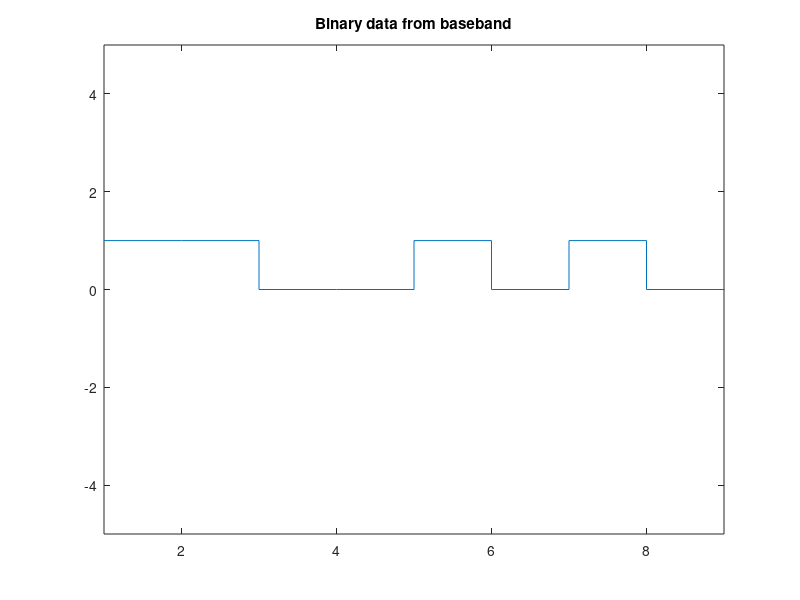
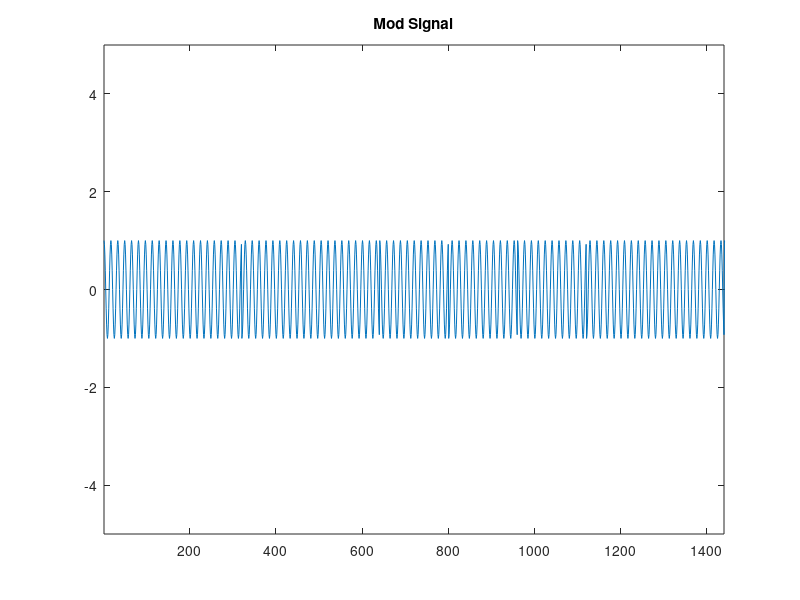

Write MATLAB code to recreate these figures, in order. (Note: this script raises an error after producing the figures.)
%% Phase 2: Modulation for communication
clc; close all; clear workspace;

%Generated baseband data
N_bits = 1024;

%Let the carrier frequency be 10 KHz
Fc = 10000;

%carrier signal is 16 times oversampled
Fs = Fc * 16;

%consider the baseband data rate as 1 kbps
baseband_dataRate = 1000;
SamplePerBit = Fs / baseband_dataRate; % sampling period OR for each bit, sample 160 times.

%Modulate the data samples with carrier signal (cos(2pft))
Amp = 1;
t = 0: 1/Fs : N_bits/baseband_dataRate;
carrier_sig = Amp .* cos(2*pi*Fc*t);
% figure; plot(carrier_sig); ylim([-1.25 1.25]); xlim([0 160]); title("Carrier Sig");

%Assume a 6th order LPF with cut-off frequency 0.2 in the function
[b_low, a_low] = butter(6, 0.2);

signalLen = Fs* N_bits /baseband_dataRate + 1;
SNR = 5;

rng(0);
Data = randi([0 1], 1 , N_bits);
figure; stairs(Data); ylim([-5 5]); xlim([1 9]); title("Binary data from baseband");

%% Bandpass Modulation

Spower2Npower = (10.^(SNR/10));

DataStream = zeros(1, signalLen);
for i = 1: signalLen - 1
    DataStream(i) = Data(ceil(i*baseband_dataRate/Fs));
end
DataStream(signalLen) = DataStream(signalLen - 1);
DataStream = DataStream .* 2 - 1;
% figure; stairs(DataStream); ylim([-5 5]); xlim([1 1440]); title("Extended to Fs");

% Modulated
Signal = carrier_sig .* DataStream;
figure; 
% stairs(DataStream); hold on; 
plot(Signal); ylim([-5 5]); xlim([1 1440]); title("Mod Signal");
% legend("Data", "Mod Signal");

%% Simulating channel and channel noise

SignalPower = bandpower(Signal);
NoisePower_variance = SignalPower ./ Spower2Npower;
rng(0);
Noise = sqrt(NoisePower_variance/2) .*randn(1,signalLen);
% figure; plot(OOK_Noise); ylim([-5 5]); xlim([1 1440]); title("Noise");

Signal_Received = Signal + Noise;
figure; 
% plot(OOK_Signal); hold on; 
plot(Signal_Received); ylim([-5 5]); xlim([1 1440]); title("Signal + Noise");
% legend("With noise", "Without noise");

%% At the receiver

Squared = Signal_Received .* carrier_sig; %square law device (detection)
figure; plot(Squared); ylim([-0.25 3.5]); xlim([1 1440]); title("Squared");
    
Filtered = filtfilt(b_low, a_low, Squared);
figure; plot(Filtered); ylim([-0.25 3.5]); xlim([1 1440]); title("Filtered");

% Use the decision threshold logic for decoding of received signals
Sampled = sample(Filtered, SamplePerBit, N_bits);
figure; stairs(Sampled, "-o"); ylim([-0.25 2]); xlim([1 9]); title("Sampled");

%% 567
Result = zeros(1, N_bits);
for x = 1:N_bits
    if (Sampled(x) > 0)
        Result(x) = 1;
    else
        Result(x) = 0;
    end
end

figure; 
stairs(Sampled, "-o"); hold on;
yline((0.5*Amp)); hold on;
stairs(Result); ylim([-0.25 1.25]); xlim([1 9]); title("Binary output");

figure;
stairs(Data); hold on;
stairs(Result); ylim([-5 5]); xlim([1 9]); title("Binary output");
legend("input", "Output");

function sampled = sample(x,sampling_period,num_bit)
    sampled = zeros(1, num_bit);
    for n = 1: num_bit
        sampled(n) = x((2 * n - 1) * sampling_period / 2);
    end
end
